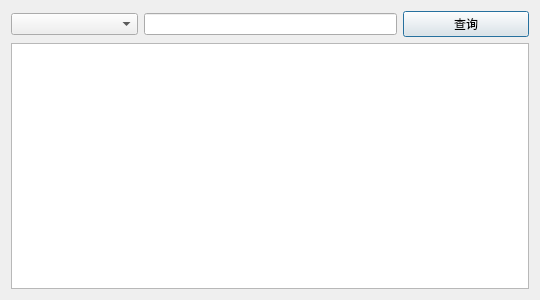
<?xml version="1.0" encoding="UTF-8"?>
<ui version="4.0">
 <class>DialogSelect</class>
 <widget class="QDialog" name="DialogSelect">
  <property name="geometry">
   <rect>
    <x>0</x>
    <y>0</y>
    <width>540</width>
    <height>300</height>
   </rect>
  </property>
  <property name="windowTitle">
   <string>查询</string>
  </property>
  <layout class="QVBoxLayout" name="verticalLayout">
   <item>
    <layout class="QHBoxLayout" name="horizontalLayout" stretch="1,2,1">
     <item>
      <widget class="QComboBox" name="comboBox"/>
     </item>
     <item>
      <widget class="QLineEdit" name="le_select"/>
     </item>
     <item>
      <widget class="QPushButton" name="btn_select">
       <property name="text">
        <string>查询</string>
       </property>
      </widget>
     </item>
    </layout>
   </item>
   <item>
    <widget class="QTableView" name="tableView"/>
   </item>
  </layout>
 </widget>
 <resources/>
 <connections/>
</ui>
